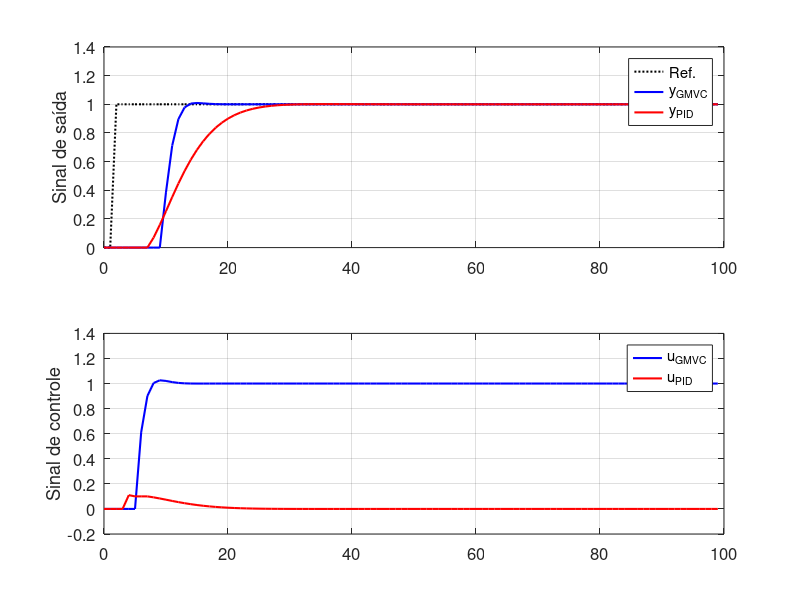

Write MATLAB code to recreate this figure.
%% Atividade 04: 
% Projetar o sistemas GMVC incrementais de ordem mínima
clear all; close all; clc;

%% Planta a) G(s) = ( 1/(s+1) )*e^{-3s}
Ts = 1;   % periodo de amostragem (s)
d = round((3/Ts) + 1);   % atraso discreto (em amostras)
lambida = 1;

Gs = tf(1, [1 1])
Gz = c2d(Gs,Ts, 'zoh')

Az = Gz.den{1};
    a0 = Az(1); a1 = Az(2);
Bz = Gz.num{1};
    b0 = Bz(2);

    % Ampliar o modelo para incluir a diferença discreta.
    % Δ = 1-z^-1
    DAz = conv(Az,[1 -1]);
        da0 = DAz(1); da1 = DAz(2); da2 = DAz(3);

    % Equação Diofantina
        % E(z)= e0 + e1*z^{-1} + e2*z^{-2}
        % F(z)= f0 + f1*z^{-1}
    e0 = 1;
    e1 = -da1;
    e2 = -da1*e1-da2;
    e3 = -da1*e2-da2*e1;
    f0 = -da2*e2-da1*e3;
    f1 = -da2*e3;
    
    % R(z)
    r0 = b0*e0+lambida;
    r1 = b0*e1;
    r2 = b0*e2;
    r3 = b0*e3;

    % Controlador PID
    kp = 0.1;  ki = 0; kd = 0.01;
    s0 = kp +ki*Ts +kd/Ts;
    s1 = -kp -2*kd/Ts;
    s2 = kd/Ts;
    

%% Simulação no dominio do tempo
tfinal = 100; % tempo de simulação (em segundos)
N = round( tfinal/Ts );
t = 0:Ts:N*Ts-Ts;

    % Sinal de referencia
    ref(1:N) = 0; ref(3:N) = 1;
    % ref(1:5)=0;
    % ref(6: round( N/3 ))=1;
    % ref(1+round( N/3 ): round(2*N/3) )=2.5;
    % ref(1+round( 2*N/3 ): N )= 4;

    % Perturbação de carga
    v1 = zeros(1,N); v1(round(N/3):round(2*N/3)) = 0*0.5;

    % Ruído sensor
    v2 = 0*wgn(1,N,1e-4,'linear');

    % Ruído de processo
    w = 0*wgn(1,N,1e-4,'linear');
    
    % Condições iniciais
    y(1:4) = 0; dw(1:5) = 0; u(1:4) = 0; du(1:4) = 0;
    y_pid(1:4) = 0; u_pid(1:4) = 0; e(1:4) = 0;
     
for k = 5:N

    % Variação do ruído de processo
    dw(k) = w(k) - w(k-1);

    % Modelo da planta
    y(k) = (1/da0)*( -da1*y(k-1)-da2*y(k-2)+b0*du(k-4)+dw(k) ...
                     +v1(k)+da1*v1(k-1)+da2*v1(k-2) ...
                     +v2(k)+da1*v2(k-1)+da2*v2(k-2) );

    y_pid(k) = (1/da0)*( -da1*y_pid(k-1)-da2*y_pid(k-2)+b0*u_pid(k-4)+dw(k) ...
                     +v1(k)+da1*v1(k-1)+da2*v1(k-2) ...
                     +v2(k)+da1*v2(k-1)+da2*v2(k-2) );

    % Controlador GMVC incremental de ordem mínima
    du(k) = (1/r0)*( -r1*du(k-1)-r2*du(k-2)-r3*du(k-3)+ref(k-4)-f0*y(k)-f1*y(k-1) ); 
    u(k) = u(k-1) +du(k);

    % Cotrolador PID
    e(k) = ref(k) - y_pid(k);
    u_pid(k) = u_pid(k-1) + s0*e(k) +s1*e(k-1) + s2*e(k-2);

end

% Plot
figure;
subplot(211)
plot(t,ref,':k','LineWidth',1.5); hold on
plot(t,y,'b','LineWidth',1.5);
plot(t,y_pid,'r','LineWidth',1.5);
ylabel('Sinal de saída','FontSize',14);
legend('Ref.','y_{GMVC}', 'y_{PID}','FontSize',12);
set(gca,'FontSize',12);
grid on

subplot(212)
plot(t,u,'b','LineWidth',1.5); hold on
plot(t,u_pid,'r','LineWidth',1.5);
ylabel('Sinal de controle','FontSize',14);
legend('u_{GMVC}', 'u_{PID}','FontSize',12);
set(gca,'FontSize',12);
grid on


%% Análise dos índices ISE e ISU

    % Integral of Squared Error (ISE)
        % ISE pequeno = controle agressivo
    ISE = sum((ref - y).^2)
    
    % Integral of Squared Control Increment (ISU)
        % ISU pequeno = controle conservador
    ISU = sum(du.^2)
 
%% Análise das variâncias
    
    % Variância da saida
    var_y = var(y)
    % Variância do sinal de controle
    var_u = var(u)
    % Variância do erro
    var_e = var((ref - y))
